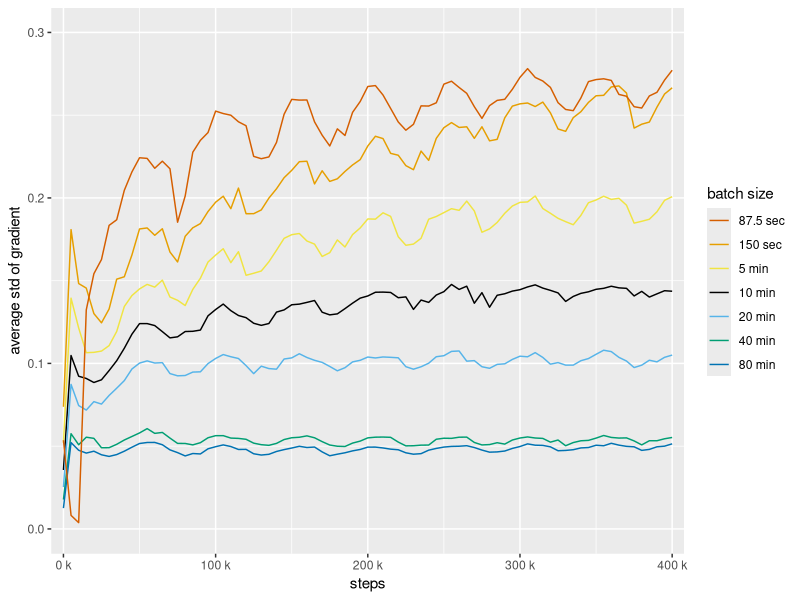
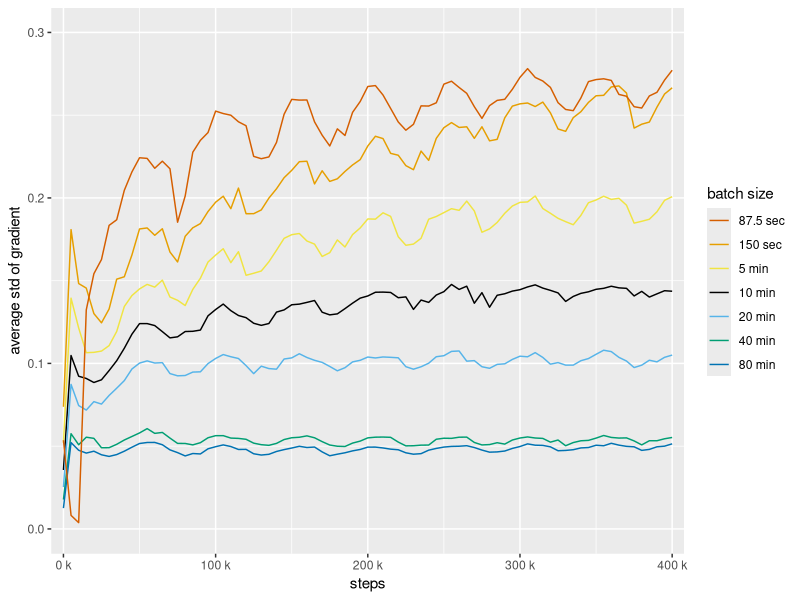

R code for these plots, in order:
# install the tidyverse
library(tidyverse)
library(patchwork)
library(scales)
library(ggthemes)
library(egg)
library(dplyr)

# Concatenate the list of data frames into a single data frame
df = read_csv("merged.csv")

print(df)

custom_legend_order <- c(
  "87.5 sec",
  "150 sec",
  "5 min",
  "10 min",
  "20 min",
  "40 min",
  "80 min"
)

x_axis = scale_x_continuous(
  name="steps",
  labels = unit_format(unit = "k", scale = 1e-3),
  limits=c(0, 400000),
  expand = c(0.02, 0.02)  # Set expand to include only the bottom limit
)

g = (
  ggplot(df)
  + aes(
      train_step, 
      average_variance, 
      color=batch_size, 
     #linetype=batch_size
    )
  + geom_line()
  #+ geom_point()
  + x_axis
  + scale_y_continuous(limits = c(0, 0.30))
  + scale_color_colorblind(
      name="batch size", 
      breaks=custom_legend_order, 
      #guide=guide_legend(nrow = 3)
    )
  + scale_linetype_manual(
      name="batch size",
      breaks=custom_legend_order, 
      values=c(6, 5, 7, 3, 4, 2, 1)
    )
#  + scale_shape_manual(
#      name='batch size',
#      breaks=custom_legend_order,
#      values=seq(0,6)
#    )
  + ylab("average std of gradient")
     
)

#g = g + theme(legend.position = "bottom")

g

ggsave(
  file="gradient_std.pdf",
  plot=g,
  device = cairo_pdf,
  width = 100,
  height = 297/2-70,
  units = "mm"
)
